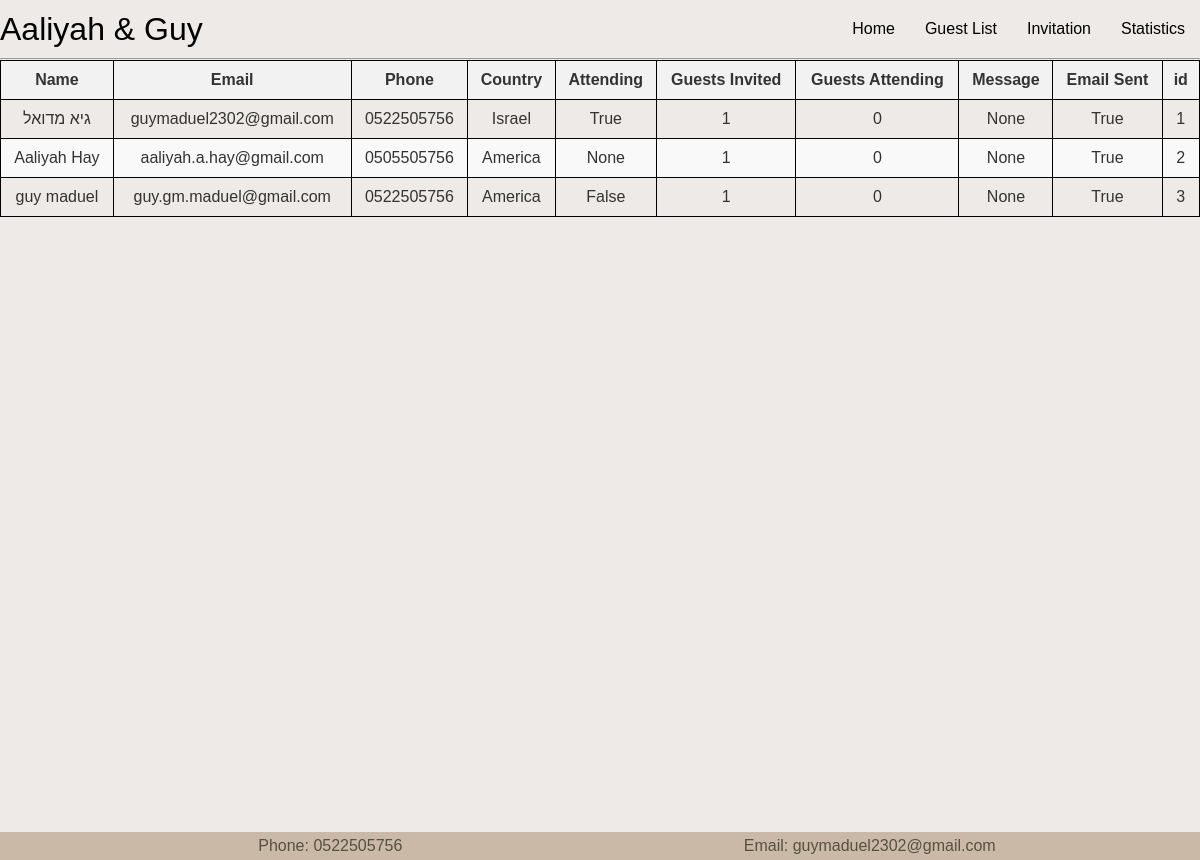
Before: /guests/ with the older database file.
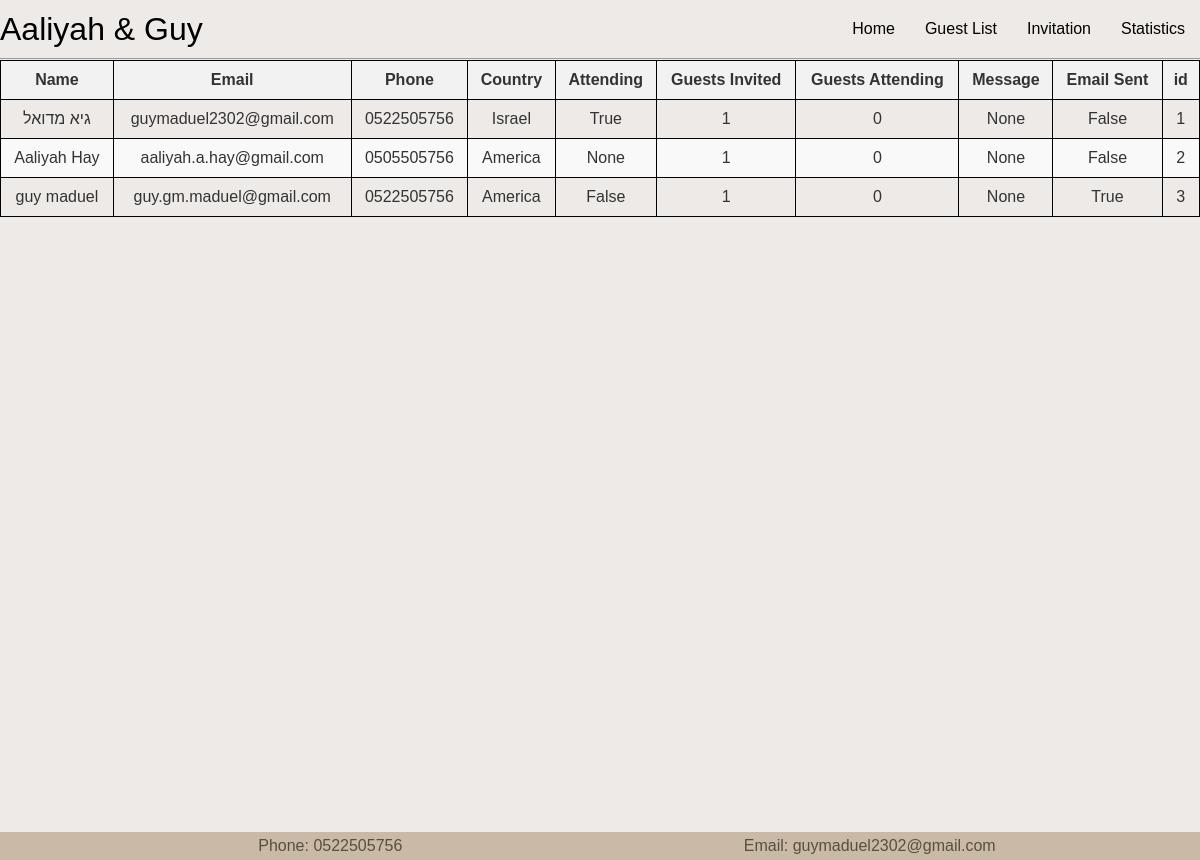
After: the same page with the newer database file.
### main/models.py (models this page shows, shortened)
class Guest(models.Model):
    guest_list = models.ForeignKey(GuestList, on_delete=models.CASCADE, related_name="guests")
    name = models.CharField(max_length=200)
    email = models.EmailField()
    phone = models.CharField(max_length=15)
    country = models.CharField(max_length=100)
    attending = models.BooleanField(blank=True, null=True)  # Allow NULL values
    number_of_guests_invited = models.IntegerField(default=0)
    number_of_guests_attending = models.IntegerField(default=0)
    message = models.TextField(blank=True, null=True)  # Allow NULL values
    email_sent = models.BooleanField(default=False)  # New field
    identification = models.IntegerField(unique=True, null=True, blank=True)  # New field

### main/views.py (the view)
# urls.py: path('guests/', views.guest_list, name='guest_list'),
@never_cache
def guest_list(request):
    guests = Guest.objects.all()
    logger.info(f"Fetched {len(guests)} guests")
    for guest in guests:
        logger.info(f"Guest: {guest.name}, Attending: {guest.attending}, Guests Attending: {guest.number_of_guests_attending}")
    return render(request, 'main/guest_list.html', {'guests': guests, 'show_navbar': True})

### main/templates/main/guest_list.html
{% extends 'main/base.html' %}
{% load static %}
{% block content %}
<link rel="stylesheet" type="text/css" href="{% static 'css/guest_list.css' %}">
<table>
    <thead>
        <tr>
            <th>Name</th>
            <th>Email</th>
            <th>Phone</th>
            <th>Country</th>
            <th>Attending</th>
            <th>Guests Invited</th>
            <th>Guests Attending</th>
            <th>Message</th>
            <th>Email Sent</th>
            <th>id</th>
        </tr>
    </thead>
    <tbody>
        {% for guest in guests %}
        <tr>
            <td>{{ guest.name }}</td>
            <td>{{ guest.email }}</td>
            <td>{{ guest.phone }}</td>
            <td>{{ guest.country }}</td>
            <td>{{ guest.attending }}</td>
            <td>{{ guest.number_of_guests_invited }}</td>
            <td>{{ guest.number_of_guests_attending }}</td>
            <td>{{ guest.message }}</td>
            <td>{{ guest.email_sent }}</td>
            <td>{{ guest.identification }}</td>
        </tr>
        {% endfor %}
    </tbody>
</table>
{% endblock %}

Changed rows visible on the page:
changed Guest "גיא מדואל": email_sent "True" → "False"
changed Guest "Aaliyah Hay": email_sent "True" → "False"
